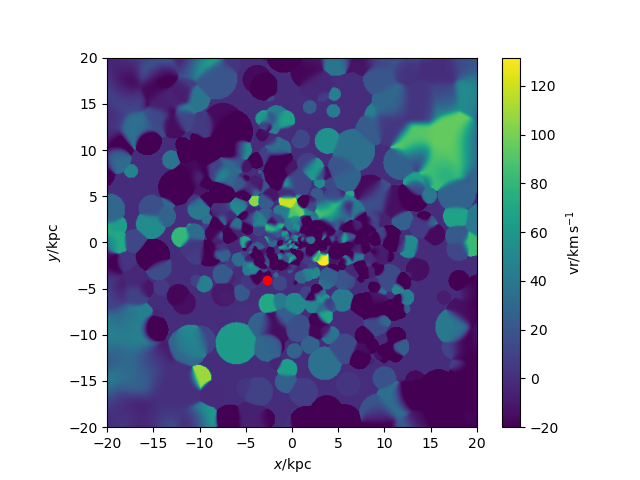

Write the Python code that produced this figure.
#galaxy 219 ionized gas with BH pos
import pynbody
import numpy as np
import pandas as pd
import pynbody.plot.sph	as sph
import matplotlib.pyplot as plt
from pynbody import filt, array

#loading snapshot
s=pynbody.load('/mnt/data0/jillian/gguaman/r219/cosmo25p.768sg1bwK1BHe75.007779')

#setting to physical units
s.physical_units()

#centering halo
pynbody.analysis.angmom.faceon(s)

#filter to only use ionised gas
GasFilter = pynbody.filt.HighPass('temp','15848 K')

#creating image to show velocity of ionised gas
sph.image(s.g[GasFilter],qty="vr",vmin=-20,width=40,denoise=True,approximate_fast=False,log=False)

#function to find BH
def findBH(s):
    BHfilter=pynbody.filt.LowPass('tform',0.0)
    BH=s.stars[BHfilter]
    return BH
BH=findBH(s)
print("The number of black holes is",len(BH))

#distance BH is from galaxy
#with pynbody.analysis.halo.center(s, mode='hyb'):
print([s],['pos'])

BHposition = BH['pos']
print("The black hole's position is", BH['pos'].in_units('kpc'))

#putting BH x in column
BHx=BHposition[[0],0]
#print(BHx)

#putting BH y in column
BHy=BHposition[[0],1]
#print(BHy)

#putting BH z in column
BHz=BHposition[[0],2]
#print(BHz)

#plotting BH position
plt.plot(BHx,BHy, 'ro')

#plt.show()
plt.savefig("galaxy219_iongas.png")
